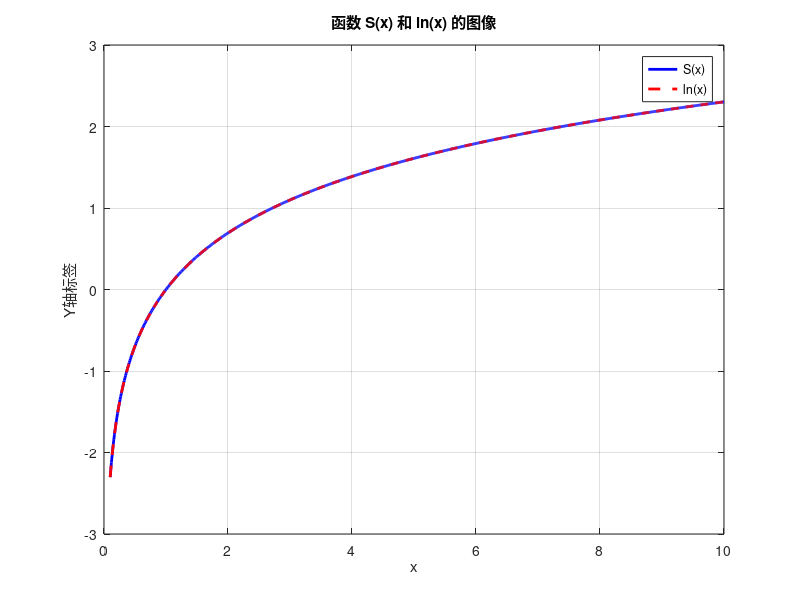

Recreate this plot in MATLAB. (Note: this script raises an error after producing the figure.)
m_values = [3, 4, 5, 6];

for m = m_values 
    n = 10^m;
    Sigma_n = sum(1./(n:2*n-1));
    sigma_n = sum(1./(n+1:2*n));
    average = (sigma_n + Sigma_n)/2;
    fprintf('对于 m = %d，大和为 %f，小和为 %f，平均值为 %f。\n', m, Sigma_n, sigma_n, average)
end

a = 1; % 下限
b = 2; % 上限

integral_result = integral(@(x) 1./x, a, b);

fprintf('积分结果为 %f\n', integral_result);

S = @(x) integral(@(t) 1./t, 1, x);

x_values = linspace(0.1, 10, 100);
S_values = arrayfun(S, x_values);

% 绘制图像
plot(x_values, S_values, 'LineWidth', 2);
xlabel('x');
ylabel('S(x)');
title('函数 S(x) = \int_{1}^{x} (1/t) dt 的图像');
grid on;

S_prime = @(x) 1/x;
x0 = 1.5; 
tolerance = 1e-6;
max_iterations = 100;

iteration = 0;
x_current = x0;

while abs(S(x_current)) > tolerance && iteration < max_iterations
    x_next = x_current - S(x_current) / S_prime(x_current);
    iteration = iteration + 1;
    x_current = x_next;
end

if iteration < max_iterations
    fprintf('零点近似值为: %f\n', x_current);
else
    fprintf('迭代未收敛到指定的精度。\n');
end

S = @(x) integral(@(t) 1./t, 1, x);
x_values = linspace(0.1, 10, 1000);

S_values = arrayfun(S, x_values);
plot(x_values, S_values, 'b', 'LineWidth', 2);
hold on;

ln_values = log(x_values);
plot(x_values, ln_values, 'r--', 'LineWidth', 2);

xlabel('x');
ylabel('Y轴标签');
title('函数 S(x) 和 ln(x) 的图像');
legend('S(x)', 'ln(x)');
grid on;

% 定义符号变量
syms x y(x);

% 定义微分方程
eqn = (diff(y,x))^4 + y^2 == y^4;

% 解微分方程
sol = dsolve(eqn);

% 显示解
disp(sol);




